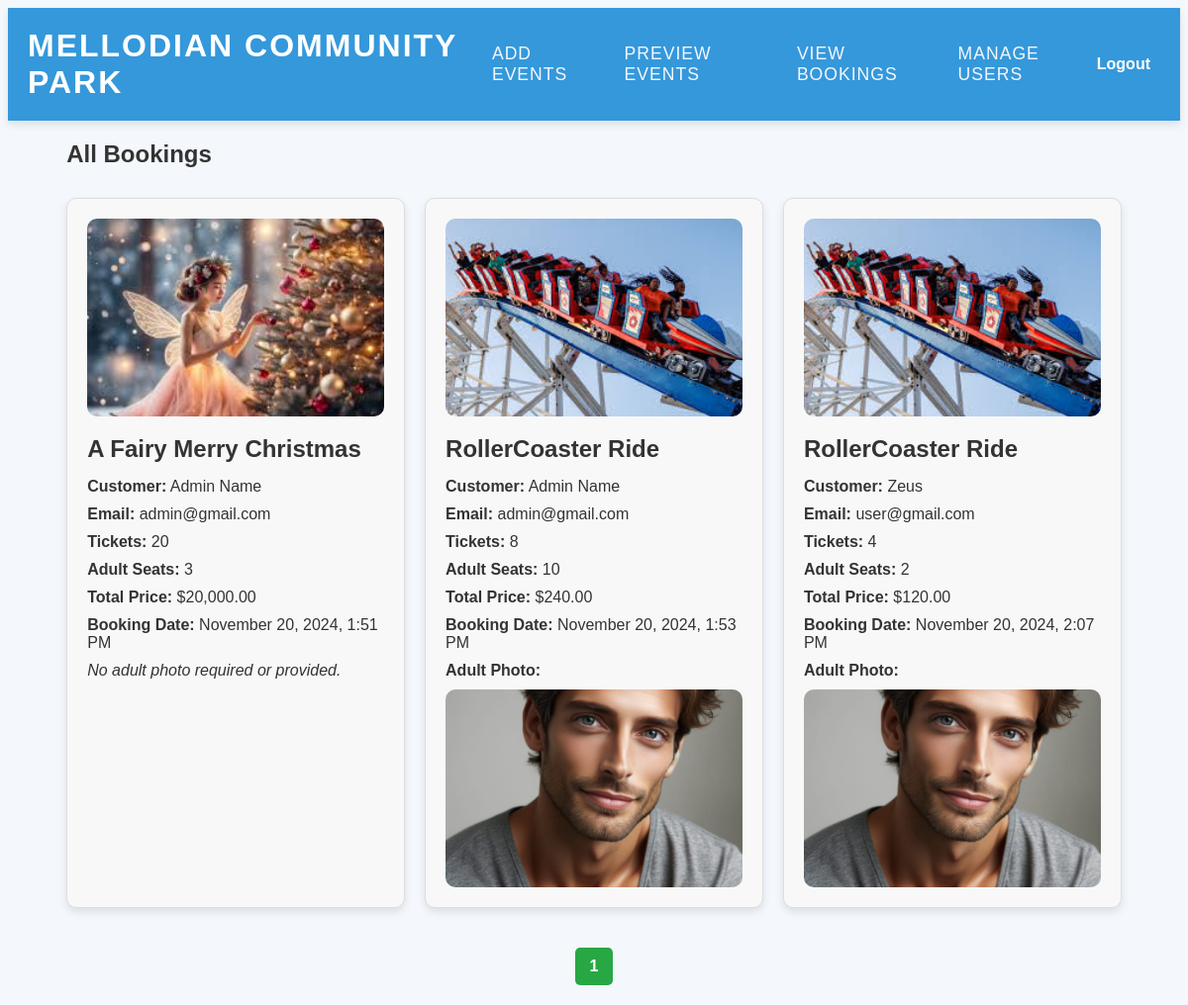
/admin_bookings.php (signed in), run on the app's committed database.
### tables this page shows
CREATE TABLE `bookings` (
  `id` int(11) NOT NULL,
  `user_id` int(11) NOT NULL,
  `event_id` int(11) NOT NULL,
  `tickets` int(11) NOT NULL,
  `adult_seat` int(11) NOT NULL,
  `total_price` decimal(10,2) NOT NULL,
  `adult_photo` varchar(255) DEFAULT NULL,
  `booking_date` timestamp NOT NULL DEFAULT current_timestamp()
);

CREATE TABLE `events` (
  `id` int(11) NOT NULL,
  `name` varchar(255) NOT NULL,
  `description` text NOT NULL,
  `date_time` datetime NOT NULL,
  `location` varchar(255) NOT NULL,
  `price` decimal(10,2) NOT NULL,
  `image` varchar(255) NOT NULL,
  `is_supervised` tinyint(1) DEFAULT 0,
  `seating_type` enum('With Tables','Without Tables') NOT NULL
);

CREATE TABLE `users` (
  `id` int(11) NOT NULL,
  `name` varchar(255) NOT NULL,
  `email` varchar(255) NOT NULL,
  `password` varchar(255) NOT NULL,
  `phone` varchar(15) DEFAULT NULL,
  `created_at` timestamp NOT NULL DEFAULT current_timestamp(),
  `is_admin` tinyint(1) NOT NULL DEFAULT 0
);

### admin_bookings.php (the view, shortened to what this page needs)
<?php
@include 'config.php';
$limit = 10;
$page = isset($_GET['page']) ? (int)$_GET['page'] : 1;
$offset = ($page - 1) * $limit;
$count_query = "SELECT COUNT(*) AS total FROM bookings";
$count_result = mysqli_query($conn, $count_query);
$count_row = mysqli_fetch_assoc($count_result);
$total_bookings = $count_row['total'];
$total_pages = ceil($total_bookings / $limit);
$query = "SELECT b.id, b.tickets, b.adult_seat, b.total_price, b.booking_date,
                 e.name AS event_name, e.image AS event_image,
                 u.name AS customer_name, u.email AS customer_email,
                 b.adult_photo
          FROM bookings b
          JOIN events e ON b.event_id = e.id
          JOIN users u ON b.user_id = u.id
          LIMIT $limit OFFSET $offset";
$bookings_result = mysqli_query($conn, $query);
?>
<!DOCTYPE html>
<html lang="en">
<head>
    <link rel="stylesheet" href="css/style.css">
</head>
<body>
<?php include 'header.php'; ?>
<div class="container">
    <h2>All Bookings</h2>
    <div class="event-grid">
        <?php if (mysqli_num_rows($bookings_result) > 0) {
            while ($row = mysqli_fetch_assoc($bookings_result)) { ?>
                <div class="event-card">
                    <img src="images/events/<?php echo $row['event_image']; ?>" alt="<?php echo $row['event_name']; ?>">
                    <h3><?php echo $row['event_name']; ?></h3>
                    <p><strong>Customer:</strong> <?php echo $row['customer_name']; ?></p>
                    <p><strong>Email:</strong> <?php echo $row['customer_email']; ?></p>
                    <p><strong>Tickets:</strong> <?php echo $row['tickets']; ?></p>
                    <p><strong>Adult Seats:</strong> <?php echo $row['adult_seat']; ?></p>
                    <p><strong>Total Price:</strong> $<?php echo number_format($row['total_price'], 2); ?></p>
                    <p><strong>Booking Date:</strong> <?php echo date('F j, Y, g:i A', strtotime($row['booking_date'])); ?></p>
                    <?php if (!empty($row['adult_photo']) && $row['adult_photo'] != 'no-photo') { ?>
                        <p><strong>Adult Photo:</strong></p>
                        <img src="images/adult_photos/<?php echo $row['adult_photo']; ?>" alt="Adult Photo" class="event-image">
                    <?php } else { ?>
                        <p><em>No adult photo required or provided.</em></p>
                    <?php } ?>
                </div>
        <?php }
        } else { ?>
            <p>No bookings found.</p>
        <?php } ?>
    </div>
    <section class="pagination">
        <div class="pagination-buttons">
            <?php for ($i = 1; $i <= $total_pages; $i++) { ?>
                <a href="admin_bookings.php?page=<?php echo $i; ?>" class="page-btn <?php echo ($i == $page) ? 'active' : ''; ?>"><?php echo $i; ?></a>
            <?php } ?>
        </div>
    </section>
</div>
</body>
</html>

### header.php (shortened to what this page needs)
<header class="header">
   <div class="flex">
      <a href="#" class="logo">Mellodian Community Park</a>
      <nav class="navbar">
         <?php
         if (isset($_SESSION['user_id'])) {
            $user_id = $_SESSION['user_id'];
            $query = "SELECT is_admin FROM users WHERE id = '$user_id'";
            $result = mysqli_query($conn, $query);
            $user = mysqli_fetch_assoc($result);
            if ($user['is_admin'] == 1) {
               echo '<a href="admin_events.php">Add Events</a>';
               echo '<a href="index.php">Preview Events</a>';
               echo '<a href="admin_bookings.php">View Bookings</a>';
               echo '<a href="manage_users.php">Manage Users</a>';
            } else {
               echo '<a href="index.php">View Events</a>';
               echo '<a href="my_bookings.php">My Bookings</a>';
            }
         } else {
            echo '<a href="index.php">View Events</a>';
         }
         ?>
      </nav>
      <div class="auth-links">
         <?php
         if (isset($_SESSION['user_id'])) {
            echo '<a href="logout.php" class="logout-btn">Logout</a>';
         } else {
            echo '<a href="login.php" class="login-btn">Login</a>';
            echo '<a href="register.php" class="register-btn">Register</a>';
         }
         ?>
      </div>
   </div>
</header>

### css/style.css (style rules this page uses)
body { font-family: 'Arial', sans-serif; background-color: #f4f7fc; color: #333; }
.header { background-color: #3498db; color: white; padding: 20px; position: sticky; top: 0; z-index: 100; box-shadow: 0 4px 8px rgba(0, 0, 0, 0.1); }
.header .flex { display: flex; justify-content: space-between; align-items: center; max-width: 1200px; margin: 0 auto; }
.header .logo { font-size: 2rem; font-weight: bold; text-transform: uppercase; color: #fff; text-decoration: none; letter-spacing: 2px; transition: color 0.3s; }
.navbar { display: flex; gap: 30px; }
.navbar a { text-decoration: none; color: #f4f7fc; font-size: 1.1rem; text-transform: uppercase; letter-spacing: 1px; transition: color 0.3s ease-in-out; }
.pagination { margin: 20px 0; text-align: center; }
.pagination-buttons { display: inline-flex; align-items: center; justify-content: center; }
.pagination-buttons a { display: inline-block; padding: 10px 15px; margin: 0 5px; text-decoration: none; color: #fff; background-color: #007bff; border-radius: 5px; transition: background-color 0.3s, color 0.3s; }
.pagination-buttons a.active { background-color: #28a745; color: #fff; font-weight: bold; }
.container { width: 90%; margin: 0 auto; }
h3 { color: #333; font-size: 1.8rem; margin-bottom: 20px; }
.event-grid { display: grid; grid-template-columns: repeat(auto-fill, minmax(300px, 1fr)); gap: 20px; margin-top: 30px; }
.event-card { background: #f8f8f8; border: 1px solid #ddd; padding: 20px; border-radius: 10px; box-shadow: 0 4px 8px rgba(0, 0, 0, 0.1); transition: transform 0.3s ease; }
.event-card img { width: 100%; height: 200px; object-fit: cover; border-radius: 10px; }
.event-card h3 { font-size: 1.5rem; margin: 15px 0; }
.event-card p { font-size: 1rem; margin: 10px 0; }
.event-image { width: 100%; max-width: 600px; height: auto; object-fit: cover; margin: 0 auto; display: block; }
.pagination { text-align: center; margin-top: 40px; }
.pagination a { margin: 0 10px; padding: 10px 15px; background-color: #3498db; color: white; text-decoration: none; border-radius: 5px; }
.auth-links a { margin: 0 10px; color: #fff; text-decoration: none; font-size: 16px; }
.logout-btn { color: #ff6f61; font-weight: bold; }

### data on the page
bookings: event.image (picture), event.name "A Fairy Merry Christmas", user.name "Admin Name", user.email "admin@gmail.com", tickets "20", adult_seat "3", total_price "20,000.00", booking_date "November 20, 2024, 1:51 PM", adult_photo "No adult photo required or provided."
bookings: event.image (picture), event.name "RollerCoaster Ride", user.name "Admin Name", user.email "admin@gmail.com", tickets "8", adult_seat "10", total_price "240.00", booking_date "November 20, 2024, 1:53 PM", adult_photo (picture)
bookings: event.image (picture), event.name "RollerCoaster Ride", user.name "Zeus", user.email "user@gmail.com", tickets "4", adult_seat "2", total_price "120.00", booking_date "November 20, 2024, 2:07 PM", adult_photo (picture)
